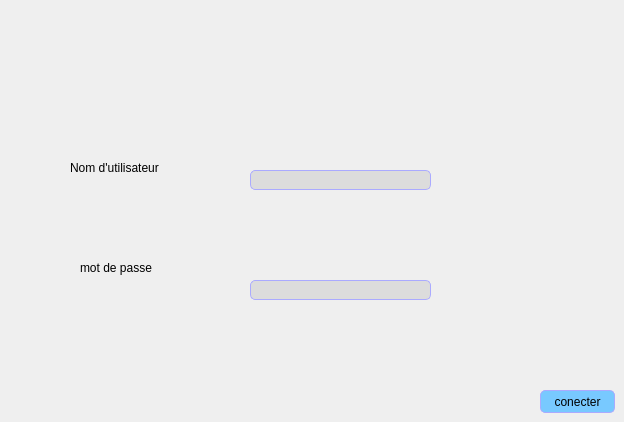
    <widget class="QWidget" name="page">
     <widget class="QLabel" name="label_2">
      <property name="geometry">
       <rect>
        <x>80</x>
        <y>260</y>
        <width>101</width>
        <height>16</height>
       </rect>
      </property>
      <property name="styleSheet">
       <string notr="true"/>
      </property>
      <property name="text">
       <string>mot de passe</string>
      </property>
     </widget>
     <widget class="QLineEdit" name="lineEdit_2">
      <property name="geometry">
       <rect>
        <x>250</x>
        <y>280</y>
        <width>181</width>
        <height>20</height>
       </rect>
      </property>
      <property name="autoFillBackground">
       <bool>false</bool>
      </property>
      <property name="styleSheet">
       <string notr="true">background-color: rgb(220,220,220);
 border: 1px solid black;
	border-color: rgb(170, 170, 255);
     border-radius: 5px;</string>
      </property>
      <property name="echoMode">
       <enum>QLineEdit::Password</enum>
      </property>
      <property name="clearButtonEnabled">
       <bool>false</bool>
      </property>
     </widget>
     <widget class="QLineEdit" name="lineEdit">
      <property name="geometry">
       <rect>
        <x>250</x>
        <y>170</y>
        <width>181</width>
        <height>20</height>
       </rect>
      </property>
      <property name="autoFillBackground">
       <bool>false</bool>
      </property>
      <property name="styleSheet">
       <string notr="true">background-color: rgb(220,220,220);
 border: 1px solid black;
	border-color: rgb(170, 170, 255);
     border-radius: 5px;</string>
      </property>
     </widget>
     <widget class="QPushButton" name="pushButton">
      <property name="geometry">
       <rect>
        <x>540</x>
        <y>390</y>
        <width>75</width>
        <height>23</height>
       </rect>
      </property>
      <property name="autoFillBackground">
       <bool>false</bool>
      </property>
      <property name="styleSheet">
       <string notr="true">QPushButton:checked {
    background-color: qlineargradient(spread:pad, x1:0, y1:0, x2:0, y2:1,   stop:0 rgb(120, 201, 255), stop:1 rgb(120, 0, 255))
}

QPushButton:hover {

	background-color: rgb(170, 255, 255);
}
QPushButton {
     background-color: rgb(120, 201, 255); border: 1px solid black;
	border-color: rgb(170, 170, 255);
     border-radius: 5px;
}
</string>
      </property>
      <property name="text">
       <string>conecter</string>
      </property>
     </widget>
     <widget class="QLabel" name="label">
      <property name="geometry">
       <rect>
        <x>70</x>
        <y>160</y>
        <width>91</width>
        <height>16</height>
       </rect>
      </property>
      <property name="styleSheet">
       <string notr="true"/>
      </property>
      <property name="text">
       <string>Nom d'utilisateur</string>
      </property>
     </widget>
    </widget>
